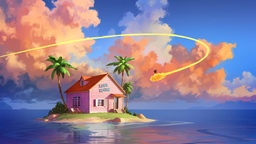
#> input picture Gaussian/Images/casa.jpg, 256 x 144 px, shrunk from 3840 x 2160 before the run
$ python secuencial.py
#> lines starting #> are read from the running program, lines starting #| are printed output that depends on the picture
import numpy as np
import cv2
import time
import csv
import os
from datetime import datetime


def exp_manual(x):
    """
    Calcula e^x manualmente usando la serie de Taylor.
    e^x = 1 + x + x²/2! + x³/3! + x⁴/4! + ...

    Args:
        x: Exponente

    Returns:
        float: e^x
    """
    resultado = 1.0
    termino = 1.0

    # Usar suficientes términos para buena precisión
    for n in range(1, 50):
        termino *= x / n
        resultado += termino

        # Si el término es muy pequeño, podemos parar
        if abs(termino) < 1e-15:
            break

    return resultado


def generar_kernel_gaussiano(tamanio, sigma):
    """
    Genera un kernel gaussiano manualmente.

    Args:
        tamanio: tamanio del kernel (debe ser impar)
        sigma: Desviación estándar del filtro gaussiano

    Returns:
        numpy.ndarray: Kernel gaussiano normalizado
    """
    kernel = np.zeros((tamanio, tamanio), dtype=np.float64)
    centro = tamanio // 2

    # Fórmula gaussiana: G(x,y) = (1/(2πσ²)) * e^(-(x²+y²)/(2σ²))
    for y in range(tamanio):
        for x in range(tamanio):
            dx = x - centro
            dy = y - centro
            valor = exp_manual(-(dx*dx + dy*dy) / (2.0 * sigma * sigma))
            kernel[y, x] = valor

    # Normalizar el kernel para que la suma sea 1
    # Calcular la suma total manualmente
    suma_total = 0.0
    for y in range(tamanio):
        for x in range(tamanio):
            suma_total += kernel[y, x]

    # Dividir cada elemento por la suma total
    for y in range(tamanio):
        for x in range(tamanio):
            kernel[y, x] /= suma_total

    return kernel


def convertir_a_grises(imagen):
    """
    Convierte imagen a escala de grises.

    Args:
        imagen: Imagen BGR de OpenCV (numpy array)

    Returns:
        numpy.ndarray: Imagen en escala de grises
    """
    # OpenCV lee imágenes en formato BGR
    b, g, r = cv2.split(imagen)

    # Fórmula estándar para convertir a escala de grises
    # Promedio ponderado que considera la percepción humana
    grises = (0.299 * r + 0.587 * g + 0.114 * b).astype(np.uint8)

    return grises


def aplicar_convolucion_secuencial(imagen, kernel):
    """
    Aplica convolución manual a la imagen en escala de grises (SECUENCIAL).

    Args:
        imagen: Imagen en escala de grises (numpy array 2D)
        kernel: Kernel de convolución (numpy array 2D)

    Returns:
        numpy.ndarray: Imagen filtrada
    """
    altura, ancho = imagen.shape
    tam_kernel = kernel.shape[0]
    offset = tam_kernel // 2

    resultado = np.zeros((altura, ancho), dtype=np.float64)

    # Recorrer cada pixel de la imagen
    for y in range(altura):
        for x in range(ancho):
            suma = 0.0

            # Aplicar el kernel
            for ky in range(tam_kernel):
                for kx in range(tam_kernel):
                    py = y + ky - offset
                    px = x + kx - offset

                    # Manejar bordes con extensión (replicar píxeles del borde)
                    if py < 0:
                        py = 0
                    if py >= altura:
                        py = altura - 1
                    if px < 0:
                        px = 0
                    if px >= ancho:
                        px = ancho - 1

                    suma += imagen[py, px] * kernel[ky, kx]

            # Asegurar que el valor esté en el rango válido [0, 255]
            if suma < 0:
                resultado[y, x] = 0
            elif suma > 255:
                resultado[y, x] = 255
            else:
                resultado[y, x] = suma

    return resultado.astype(np.uint8)


def main():
    try:
        # Configuración (usar os.path.join para compatibilidad Windows/Linux)
        archivo_entrada = os.path.join("Images", "casa.jpg")
        archivo_resultados = os.path.join("Resultados", "gaussiana_secuencial.csv")

        print("=== FILTRO GAUSSIANO POR CONVOLUCIÓN (SECUENCIAL) ===")
        print(f"Leyendo imagen: {archivo_entrada}")

        # Verificar que el archivo existe
        if not os.path.exists(archivo_entrada):
            print(f"Error: No se encontró el archivo {archivo_entrada}")
            return

        # Leer la imagen
        imagen_original = cv2.imread(archivo_entrada)
#> imagen_original is the input picture: shape (144, 256, 3); mean B, G, R 151.2, 127.7, 142.5
        if imagen_original is None:
            print(f"Error: No se pudo leer la imagen {archivo_entrada}")
            return

        altura, ancho = imagen_original.shape[:2]
#> altura = 144; ancho = 256
        print(f"Dimensiones: {ancho}x{altura}")
#| Dimensiones: 256x144

        # Obtener número de procesadores disponibles
        procesadores_disponibles = os.cpu_count()
        print(f"Procesadores disponibles: {procesadores_disponibles}")

        # Convertir a escala de grises (solo una vez)
        print("\n--- CONVERSIÓN A ESCALA DE GRISES ---")
        imagen_grises = convertir_a_grises(imagen_original)
#> in convertir_a_grises, `b, g, r = cv2.split(imagen)`:
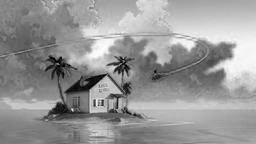
#> b: shape (144, 256); min 0, max 254, mean 151.2
#> in convertir_a_grises, `b, g, r = cv2.split(imagen)`:
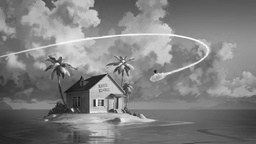
#> g: shape (144, 256); min 17, max 255, mean 127.7
#> in convertir_a_grises, `b, g, r = cv2.split(imagen)`:
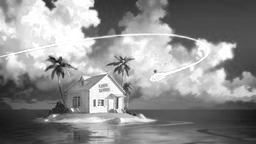
#> r: shape (144, 256); min 20, max 255, mean 142.5
#> in convertir_a_grises, `grises = (0.299 * r + 0.587 * g + 0.114 * b).astype(np.uint8)`:
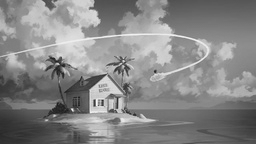
#> grises: shape (144, 256); min 30, max 249, mean 134.3
        print("Conversión completada.")

        # tamanios de kernel a probar: 5%, 10% y 15%
        porcentajes_kernel = [0.05, 0.10, 0.15]
        tamanio_minimo = min(ancho, altura)
#> tamanio_minimo = 144

        # Procesar con cada tamanio de kernel
        for idx, porcentaje_kernel in enumerate(porcentajes_kernel, 1):
            print(f"\n{'='*60}")
            print(f"PROCESAMIENTO {idx}/3 - KERNEL {int(porcentaje_kernel*100)}%")
            print(f"{'='*60}")

            # Calcular tamanio del kernel
            tamanio_kernel_float = tamanio_minimo * porcentaje_kernel
            tamanio_kernel = int(tamanio_kernel_float)
            if tamanio_kernel % 2 == 0:
                tamanio_kernel += 1

            # Asegurar un tamanio mínimo razonable (al menos 3x3)
            if tamanio_kernel < 3:
                tamanio_kernel = 3

            sigma = tamanio_kernel / 6.0

            # Generar kernel gaussiano
            print("\n--- GENERANDO KERNEL ---")
            print(f"Porcentaje del tamanio de imagen: {porcentaje_kernel * 100:.2f}%")
            print(f"tamanio mínimo de imagen: {tamanio_minimo}")
            print(f"Kernel gaussiano {tamanio_kernel}x{tamanio_kernel} (sigma={sigma:.2f})...")
            kernel_gaussiano = generar_kernel_gaussiano(tamanio_kernel, sigma)

            # Ejecutar convolución secuencial
            print("\n--- PROCESAMIENTO SECUENCIAL ---")
            print("Aplicando convolución gaussiana...")

            tiempo_inicio = time.time()
            imagen_filtrada = aplicar_convolucion_secuencial(imagen_grises, kernel_gaussiano)
            tiempo_fin = time.time()

            tiempo_ms = int((tiempo_fin - tiempo_inicio) * 1000)
            print(f"Tiempo de ejecución: {tiempo_ms} ms ({tiempo_ms / 1000:.2f} segundos)")

            # Guardar la imagen procesada
            archivo_salida = os.path.join("Salida", f"gaussiana_secuencial_{int(porcentaje_kernel*100)}pct.jpg")
            cv2.imwrite(archivo_salida, imagen_filtrada)
            print(f"Imagen filtrada guardada: {archivo_salida}")

            # Guardar resultados en archivo CSV
            timestamp = datetime.now().strftime("%Y-%m-%d %H:%M:%S")
            archivo_existe = os.path.exists(archivo_resultados)

            with open(archivo_resultados, 'a', newline='') as csvfile:
                writer = csv.writer(csvfile)
                if not archivo_existe:
                    writer.writerow(['Timestamp', 'Kernel_Percent', 'Kernel_Size', 'Time_ms', 'Method'])
                    archivo_existe = True
                writer.writerow([timestamp, int(porcentaje_kernel*100), tamanio_kernel, tiempo_ms, 'Secuencial'])
#> this loop made 3 passes
#> pass 1, in main, `imagen_filtrada = aplicar_convolucion_secuencial(imagen_grises, kernel..`:
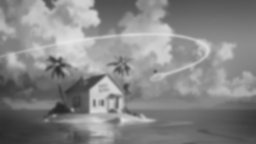
#> imagen_filtrada: shape (144, 256); min 39, max 229, mean 133.8
#> pass 3, in main, `imagen_filtrada = aplicar_convolucion_secuencial(imagen_grises, kernel..`:
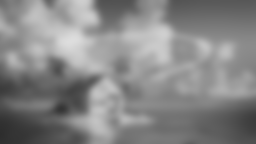
#> imagen_filtrada: shape (144, 256); min 45, max 221, mean 133.8

        print(f"\n{'='*60}")
        print("=== RESUMEN COMPLETO ===")
        print(f"Procesamiento completado con 3 tamanios de kernel: 5%, 10%, 15%")
        print(f"Resultados guardados en: {archivo_resultados}")
#| Resultados guardados en: Resultados/gaussiana_secuencial.csv
        print("\n¡Proceso completado exitosamente!")

    except Exception as e:
        print(f"Error al procesar la imagen: {e}")
        import traceback
        traceback.print_exc()


if __name__ == "__main__":
    main()
